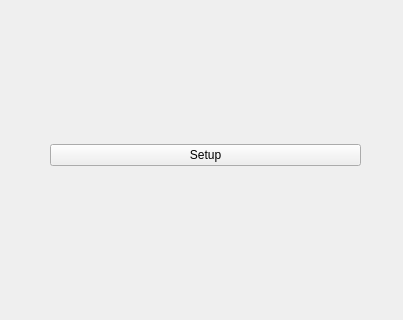
<?xml version="1.0" encoding="UTF-8"?>
<ui version="4.0">
 <class>Form</class>
 <widget class="QWidget" name="Form">
  <property name="geometry">
   <rect>
    <x>0</x>
    <y>0</y>
    <width>403</width>
    <height>320</height>
   </rect>
  </property>
  <property name="minimumSize">
   <size>
    <width>390</width>
    <height>300</height>
   </size>
  </property>
  <property name="windowTitle">
   <string>Form</string>
  </property>
  <widget class="QWidget" name="verticalLayoutWidget">
   <property name="geometry">
    <rect>
     <x>50</x>
     <y>30</y>
     <width>311</width>
     <height>251</height>
    </rect>
   </property>
   <layout class="QVBoxLayout" name="verticalLayout">
    <item>
     <widget class="QPushButton" name="setup">
      <property name="text">
       <string>Setup</string>
      </property>
     </widget>
    </item>
   </layout>
  </widget>
 </widget>
 <resources/>
 <connections/>
</ui>
